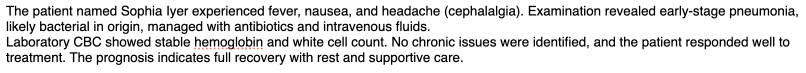
#> input picture test/test1.png, 1612 x 146 px (shown at 1/2 size)
$ python -i ocr_handler.py   (imports and definitions only)
#> lines starting #> are read from the running program, lines starting #| are printed output that depends on the picture; after the words box and inside, x2 and y2 are one past the last pixel; in counts of white or black regions, pixels touching at a corner belong together
#> further down, picture is the input picture: PIL image 1612x146 RGBA; mean R, G, B, A 220.9, 220.8, 220.7, 255
import os
import shutil

from PIL import Image, ImageEnhance, ImageFilter, ImageOps

try:
    import pytesseract
except ModuleNotFoundError:
    pytesseract = None

OCR_UNAVAILABLE = "OCR_UNAVAILABLE"
tesseract_cmd = os.getenv("TESSERACT_CMD")
if tesseract_cmd and pytesseract is not None:
    pytesseract.pytesseract.tesseract_cmd = tesseract_cmd


# [9 lines left out: function _has_tesseract, not called in this run]


OCR_CONFIGS = [
    "--oem 3 --psm 6 -c preserve_interword_spaces=1",
    "--oem 3 --psm 4 -c preserve_interword_spaces=1",
    "--oem 3 --psm 11 -c preserve_interword_spaces=1",
]


def _prepare_base_image(image: Image.Image) -> Image.Image:
    image = ImageOps.exif_transpose(image)

    if image.mode in ("RGBA", "LA"):
        background = Image.new("RGB", image.size, "white")
#> background: PIL image 1612x146 RGB; every value is 255
        background.paste(image, mask=image.getchannel("A"))
        image = background

    image = image.convert("L")

    width, height = image.size
#> width = 1612; height = 146
    longest_side = max(width, height)
#> longest_side = 1612

    if longest_side < 1800:
        scale = min(3, 1800 / max(1, longest_side))
#> scale = 1.12
        new_size = (int(width * scale), int(height * scale))
#> new_size = (1800, 163)
        image = image.resize(new_size, Image.Resampling.LANCZOS)
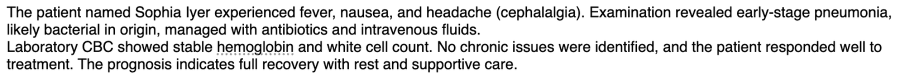
#> image: PIL image 1800x163 L (shown at 1/2 size); min 0, max 255, mean 220.9

    image = ImageOps.autocontrast(image)
    image = ImageEnhance.Contrast(image).enhance(1.6)
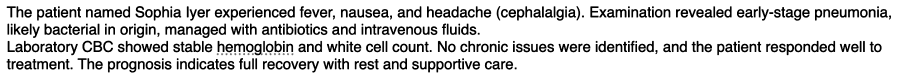
#> image: PIL image 1800x163 L (shown at 1/2 size); min 0, max 255, mean 216.3
    image = image.filter(ImageFilter.SHARPEN)
    return image


def _image_variants(image: Image.Image) -> list[Image.Image]:
    enhanced = _prepare_base_image(image)
    high_contrast = enhanced.point(lambda pixel: 255 if pixel > 170 else 0, mode="L")
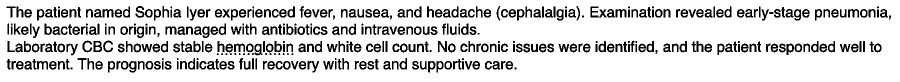
#> high_contrast: PIL image 1800x163 L (shown at 1/2 size); 84.1% white; 405 black regions (52 under 20 px), largest, box (x1, y1, x2, y2) and area: (187, 82, 204, 104) 238, (876, 82, 894, 104) 225, (205, 18, 227, 35) 222
    softer_threshold = enhanced.point(lambda pixel: 255 if pixel > 135 else 0, mode="L")
#> softer_threshold: PIL image 1800x163 L; 84.8% white; 405 black regions (52 under 20 px), largest, box (x1, y1, x2, y2) and area: (187, 82, 204, 104) 234, (876, 82, 894, 104) 223, (1231, 18, 1253, 35) 214
    return [enhanced, high_contrast, softer_threshold]


# [38 lines left out: functions _score_text, extract_text, not called in this run]

>>> from PIL import Image
>>> picture = Image.open('test/test1.png')
>>> result = _image_variants(picture)
#> result = 3 items

$ run again, on test/test2.png
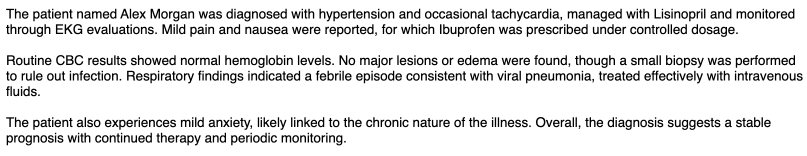
#> input picture test/test2.png, 1614 x 312 px (shown at 1/2 size)
#> picture is the input picture: PIL image 1614x312 RGBA; mean R, G, B, A 227.4, 227.4, 227.4, 255
#> in _prepare_base_image, `image = image.resize(new_size, Image.Resampling.LANCZOS)`:
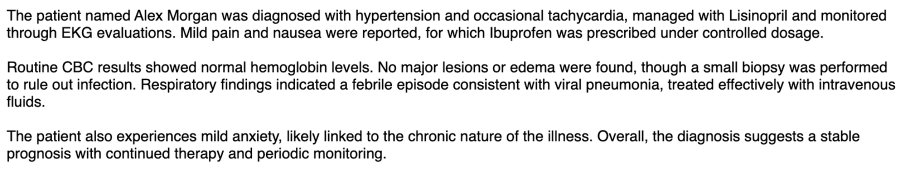
#> image: PIL image 1800x347 L (shown at 1/2 size); min 0, max 255, mean 227.5
#> in _prepare_base_image, `image = ImageEnhance.Contrast(image).enhance(1.6)`:
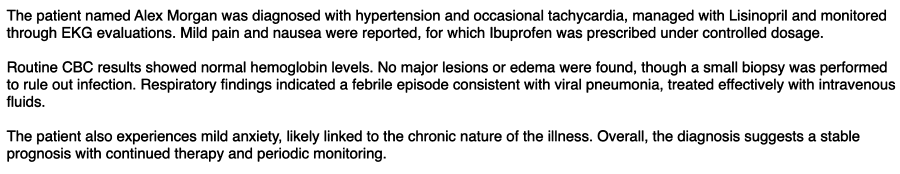
#> image: PIL image 1800x347 L (shown at 1/2 size); min 0, max 255, mean 223.5
#> high_contrast: PIL image 1800x347 L; 87.2% white; 668 black regions (62 under 20 px), largest, box (x1, y1, x2, y2) and area: (362, 54, 384, 76) 301, (336, 19, 357, 41) 282, (147, 123, 165, 145) 250
#> softer_threshold: PIL image 1800x347 L; 87.7% white; 669 black regions (62 under 20 px), largest, box (x1, y1, x2, y2) and area: (362, 54, 384, 76) 295, (336, 19, 357, 41) 273, (147, 123, 164, 145) 239
#> result = 3 items

$ run again, on test/test3.png
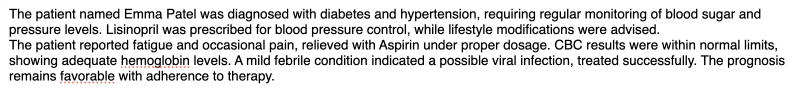
#> input picture test/test3.png, 1608 x 210 px (shown at 1/2 size)
#> picture is the input picture: PIL image 1608x210 RGBA; mean R, G, B, A 223.8, 223.7, 223.6, 255
#> in _prepare_base_image, `image = ImageEnhance.Contrast(image).enhance(1.6)`:
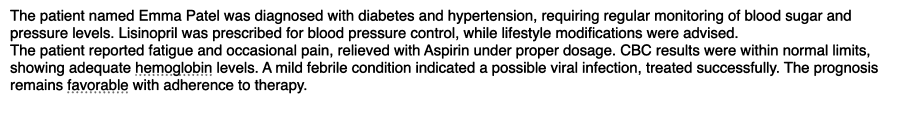
#> image: PIL image 1799x235 L (shown at 1/2 size); min 0, max 255, mean 219.5
#> in _image_variants, `high_contrast = enhanced.point(lambda pixel: 255 if pixel > 170 else 0..`:
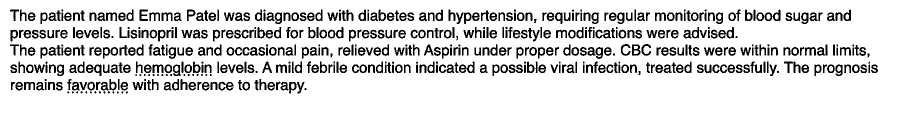
#> high_contrast: PIL image 1799x235 L (shown at 1/2 size); 85.4% white; 550 black regions (82 under 20 px), largest, box (x1, y1, x2, y2) and area: (1264, 89, 1281, 111) 236, (279, 19, 296, 42) 226, (305, 129, 327, 146) 223
#> softer_threshold: PIL image 1799x235 L; 86.1% white; 550 black regions (82 under 20 px), largest, box (x1, y1, x2, y2) and area: (1264, 89, 1281, 111) 227, (279, 19, 296, 42) 223, (305, 129, 327, 146) 218
#> result = 3 items
